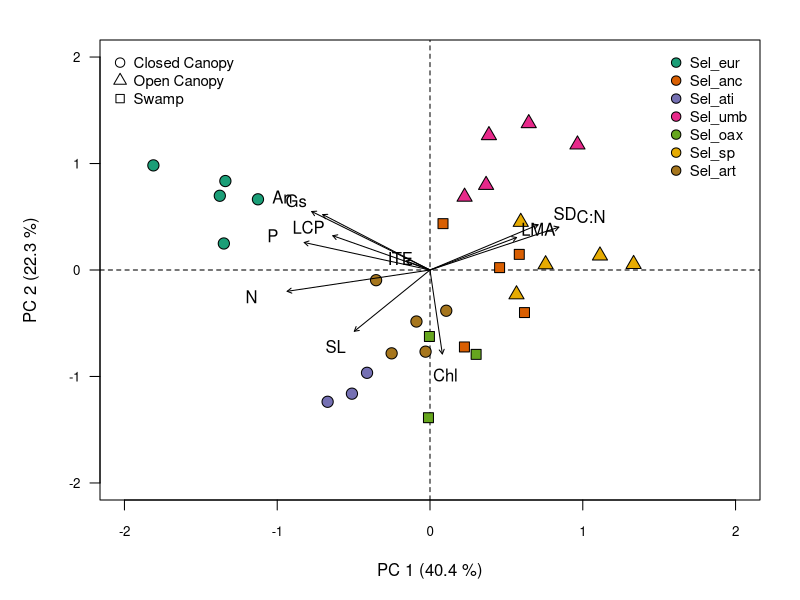

Write the R code that produced this figure.
#pca with selaginella
sela <- read.csv("calculated_data/sela_pca.csv")

sela2 <- sela[complete.cases(sela),]
sela3 <- sela2[,-c(1:2)]

# sela_noeuro <- droplevels(sela[sela$species != "Sel_eur",])
# sela_noeuro2 <- sela_noeuro[complete.cases(sela_noeuro),]
# sela_noeuro3 <- sela_noeuro2[,-c(1:2)]


library(vegan)

##look at variances
# var(sela$cond)
# var(sela$lma)
#variances among variables are orders of magnitude different so we will rescale

# sela_dca <- decorana(na.omit(sela3))
# summary(sela_dca, display = 'none')
#since axis length is less than 3 so we use PCA

#principle compoent analysis with scales variances
sela_rda<- rda(sela3,scale=T)
# plot(sela_rda)
# summary(sela_rda)

#nicer plot

library(scales)
sites <- scores(sela_rda, display='sites')
spp <- scores(sela_rda, display='species')
#need to rename row names for pretty plotting

row.names(spp) <- c("An", "Gs","Chl", "N", "C:N", "P", "LMA", "SD", "SL", "LCP", "ITE")
len <- .8

library(RColorBrewer)
cols <- brewer.pal(7, "Dark2")
cols2 <- c(rep(cols[1],5), rep(cols[2],5),rep(cols[3],3),rep(cols[4],5),rep(cols[5],3),
           rep(cols[6],5),rep(cols[7],5))
pchs <- c(rep(21,5), rep(22,5), rep(21,3), rep(24,5), rep(22,3), 
          rep(24,5), rep(21,5))
habs <- c("Closed Canopy", "Open Canopy", "Swamp")
habpch <- c(21, 24, 22)
sppnames <- c("Sel_eur",  "Sel_anc",  "Sel_ati",  "Sel_umb",  
              "Sel_oax",  "Sel_sp", "Sel_art")

# windows()
# png(filename = "output/pca_sela.png", width = 11, height = 8.5,
#     units = "in", res= 400)

# jpeg(filename = "output/manuscript_figures/Figure_2.jpeg", 
#      width = 8.4, height =8.4, units = "in", res= 300)

#cannot use transparency for .eps on points
setEPS()
postscript("output/manuscript_figures/Figure_2.eps")

par(mar=c(5,5,2,2), las=1,cex.axis=0.8)
plot(sites,ylab="PC 2 (22.3 %)", xlab="PC 1 (40.4 %)",type='n',
     xlim=c(-2, 2), ylim=c(-2, 2))
abline(v=0, lty='dashed')
abline(h=0, lty='dashed')
points(sites,cex=1.5, bg=cols2 , pch=pchs)#bg=alpha(cols2, .8)
  # text(spp,labels=rownames(scores(sela_rda, display='species')),cex=1,col="grey20")
  arrows(0, 0, len * spp[, 1],  len * spp[, 2], length = 0.05)
  text(spp,labels=rownames(spp),cex=1)
  legend("topright", legend= sppnames,pch=21, pt.bg=cols,
         inset=0.01, bty='n', cex=.9,pt.cex=1.25)
  legend("topleft", legend= habs,pt.bg="white", pch=habpch,
         inset=0.01, bty='n', cex=.9, pt.cex=1.25)
# dev.copy2pdf(file= "output/pca_sela.pdf")
dev.off()

  
#no sel eur------------
# sela2_dca <- decorana(na.omit(sela_noeuro3))
#   summary(sela2_dca, display = 'none') #since axis length is less than 3 so we use PCA
#   speclab <- unique(sela$species)
#   
# #principle compoent analysis with scales variances
# sela2_rda<- rda(na.omit(sela_noeuro3),scale=T)
# sites2 <- scores(sela2_rda, display='sites')
# spp2 <- scores(sela2_rda, display='species')
# 
# cols3 <- c(rep(cols[2],4),rep(cols[3],3),rep(cols[4],5),rep(cols[5],2),
#            rep(cols[6],5),rep(cols[7],4))

# windows(7,7)  
# plot(sites2,ylab="PC 2 (22.3 %)", xlab="PC 1 (40.4 %)",
#        cex=1.5, col=alpha(cols3, .8), pch=16,xlim=c(-2, 2), ylim=c(-2, 2))
#   text(spp2,labels=rownames(scores(sela2_rda, display='species')),cex=1,col="grey20")
#   abline(v=0, lty='dashed')
#   abline(h=0, lty='dashed')
#   arrows(0, 0, len * spp2[, 1],  len * spp2[, 2], length = 0.05, col = "grey20")
#   legend("topright", legend= speclab[2:7],col=cols, pch=16, 
#          inset=0.01,bty='n', cex=.8 )
# dev.copy2pdf(file= "output/pca_sela_noeury.pdf")
# dev.off() 

# use prcomp --------------------------------------------------------------

# sela_prc <- prcomp(na.omit(sela2),scale=T)
# summary(sela_prc)
# sites2 <- scores(sela_prc, display='sites')
# spp2 <- scores(sela_prc, display='species')
# biplot(sela_prc, pch=16, col=c(cols, "blue"))
# 
# plot(sites2,ylab="PC 2 (26.5 %)", xlab="PC 1 (43.4 %)",
#      cex=1, col=alpha(cols2, .8), pch=16,xlim=c(-2.5, 2.5), ylim=c(-1.5, 1.5))
# text(spp,labels=rownames(scores(sela_rda, display='species')),cex=0.8, col="black")
